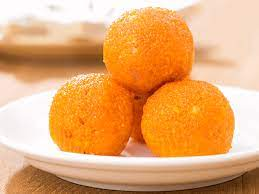
#> input picture Circle_Detect_HoughCircle/Sample.jpg, 259 x 194 px
$ python HoughCircle.py
#> lines starting #> are read from the running program, lines starting #| are printed output that depends on the picture
# from turtle import circle
import cv2
import numpy as np
from tkinter.filedialog import *
import tkinter as tk

photo = askopenfilename()
#> the answer given: Sample.jpg
img = cv2.imread(photo, cv2.IMREAD_GRAYSCALE)
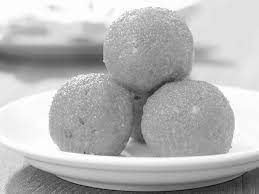
#> img: shape (194, 259); min 6, max 255, mean 180.9
blurred = cv2.medianBlur(img, 5)
edges = cv2.Canny(blurred, 50, 150, apertureSize=3)
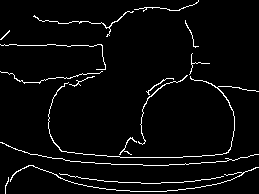
#> edges: shape (194, 259); 4% white in thin lines or dots
# the image read in grayscale format is blurred and edges are detected in it
circles = cv2.HoughCircles(edges, cv2.HOUGH_GRADIENT,
                           1, 30, param1=50, param2=31, minRadius=0, maxRadius=0)
#> circles = [[187.5, 123.5, 47.4], [94.5, 119.5, 47.2], [146.5, 52.5, 46.3]]
# the parameters in the above function needs to be adjusted for each image accordingly.
circles = np.uint16(np.around(circles))
#> circles = [[188, 124, 47], [94, 120, 47], [146, 52, 46]]

colorImg = cv2.cvtColor(img, cv2.COLOR_GRAY2BGR)
for i in circles[0, :]:
    cv2.circle(colorImg, (i[0], i[1]), i[2], (0, 255, 0), 2)
    # drawing the circle
    cv2.circle(colorImg, (i[0], i[1]), 2, (0, 0, 255), 3)
#> this loop made 3 passes
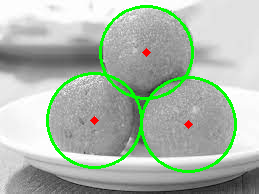
#> colorImg: shape (194, 259, 3); mean B, G, R 171.7, 184.4, 172.3
    # drawing its center

cv2.imwrite('output.jpg', colorImg)
cv2.imshow('output', colorImg)
cv2.waitKey(2000)
cv2.destroyAllWindows()
